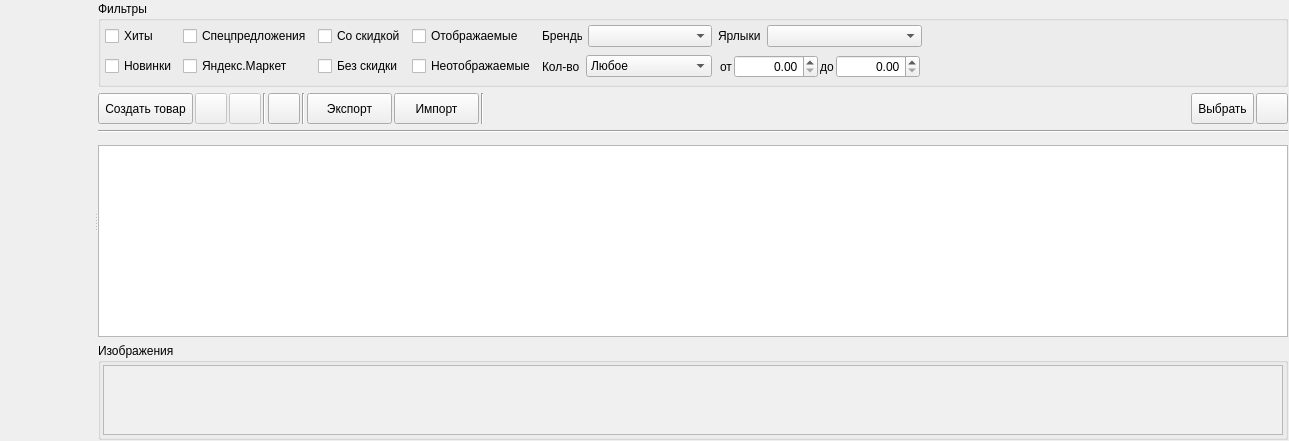
    <widget class="QStackedWidget" name="stackedWidgetMain">
     <property name="currentIndex">
      <number>0</number>
     </property>
     <widget class="QWidget" name="pageProducts">
      <layout class="QHBoxLayout" name="horizontalLayout_4">
       <property name="spacing">
        <number>1</number>
       </property>
       <property name="leftMargin">
        <number>1</number>
       </property>
       <property name="topMargin">
        <number>1</number>
       </property>
       <property name="rightMargin">
        <number>1</number>
       </property>
       <property name="bottomMargin">
        <number>1</number>
       </property>
       <item>
        <widget class="QSplitter" name="splitterMainProducts">
         <property name="frameShape">
          <enum>QFrame::NoFrame</enum>
         </property>
         <property name="lineWidth">
          <number>1</number>
         </property>
         <property name="midLineWidth">
          <number>5</number>
         </property>
         <property name="orientation">
          <enum>Qt::Horizontal</enum>
         </property>
         <widget class="FormProductsGroups" name="widgetGroups" native="true">
          <property name="sizePolicy">
           <sizepolicy hsizetype="Preferred" vsizetype="Preferred">
            <horstretch>0</horstretch>
            <verstretch>0</verstretch>
           </sizepolicy>
          </property>
          <property name="maximumSize">
           <size>
            <width>16777215</width>
            <height>16777215</height>
           </size>
          </property>
         </widget>
         <widget class="QWidget" name="widgetProducts" native="true">
          <layout class="QVBoxLayout" name="verticalLayout_2">
           <item>
            <widget class="QGroupBox" name="groupBoxFilters">
             <property name="minimumSize">
              <size>
               <width>0</width>
               <height>0</height>
              </size>
             </property>
             <property name="title">
              <string>Фильтры</string>
             </property>
             <property name="flat">
              <bool>true</bool>
             </property>
             <property name="checkable">
              <bool>false</bool>
             </property>
             <property name="checked">
              <bool>false</bool>
             </property>
             <layout class="QGridLayout" name="gridLayout">
              <property name="leftMargin">
               <number>4</number>
              </property>
              <property name="topMargin">
               <number>4</number>
              </property>
              <property name="rightMargin">
               <number>4</number>
              </property>
              <property name="bottomMargin">
               <number>4</number>
              </property>
              <property name="spacing">
               <number>6</number>
              </property>
              <item row="0" column="0">
               <widget class="QCheckBox" name="checkBoxIsHit">
                <property name="text">
                 <string>Хиты</string>
                </property>
                <property name="icon">
                 <iconset resource="../res.qrc">
                  <normaloff>:/32/icons/32x32/hit.png</normaloff>:/32/icons/32x32/hit.png</iconset>
                </property>
               </widget>
              </item>
              <item row="0" column="1">
               <widget class="QCheckBox" name="checkBoxIsSpec">
                <property name="text">
                 <string>Спецпредложения</string>
                </property>
               </widget>
              </item>
              <item row="0" column="2">
               <widget class="QCheckBox" name="checkBoxIsDiscount">
                <property name="text">
                 <string>Со скидкой</string>
                </property>
                <property name="icon">
                 <iconset resource="../res.qrc">
                  <normaloff>:/32/icons/32x32/discount.png</normaloff>:/32/icons/32x32/discount.png</iconset>
                </property>
               </widget>
              </item>
              <item row="0" column="3">
               <widget class="QCheckBox" name="checkBoxIsActive">
                <property name="text">
                 <string>Отображаемые</string>
                </property>
                <property name="icon">
                 <iconset resource="../res.qrc">
                  <normaloff>:/32/icons/32x32/view.png</normaloff>:/32/icons/32x32/view.png</iconset>
                </property>
               </widget>
              </item>
              <item row="0" column="4">
               <layout class="QHBoxLayout" name="horizontalLayout_5">
                <item>
                 <widget class="QLabel" name="label_3">
                  <property name="maximumSize">
                   <size>
                    <width>40</width>
                    <height>16777215</height>
                   </size>
                  </property>
                  <property name="text">
                   <string>Бренды</string>
                  </property>
                 </widget>
                </item>
                <item>
                 <widget class="QComboBox" name="comboBoxFilterBrands">
                  <property name="minimumSize">
                   <size>
                    <width>120</width>
                    <height>0</height>
                   </size>
                  </property>
                  <property name="currentText">
                   <string/>
                  </property>
                 </widget>
                </item>
               </layout>
              </item>
              <item row="0" column="5">
               <layout class="QHBoxLayout" name="horizontalLayout_3">
                <item>
                 <widget class="QLabel" name="label_4">
                  <property name="sizePolicy">
                   <sizepolicy hsizetype="Maximum" vsizetype="Preferred">
                    <horstretch>0</horstretch>
                    <verstretch>0</verstretch>
                   </sizepolicy>
                  </property>
                  <property name="text">
                   <string>Ярлыки</string>
                  </property>
                 </widget>
                </item>
                <item>
                 <widget class="QComboBox" name="comboBoxFilterLabels">
                  <property name="minimumSize">
                   <size>
                    <width>120</width>
                    <height>0</height>
                   </size>
                  </property>
                  <property name="currentText">
                   <string/>
                  </property>
                 </widget>
                </item>
               </layout>
              </item>
              <item row="0" column="6">
               <spacer name="horizontalSpacer_3">
                <property name="orientation">
                 <enum>Qt::Horizontal</enum>
                </property>
                <property name="sizeHint" stdset="0">
                 <size>
                  <width>247</width>
                  <height>20</height>
                 </size>
                </property>
               </spacer>
              </item>
              <item row="1" column="0">
               <widget class="QCheckBox" name="checkBoxIsNew">
                <property name="text">
                 <string>Новинки</string>
                </property>
                <property name="icon">
                 <iconset resource="../res.qrc">
                  <normaloff>:/32/icons/32x32/new.png</normaloff>:/32/icons/32x32/new.png</iconset>
                </property>
               </widget>
              </item>
              <item row="1" column="1">
               <widget class="QCheckBox" name="checkBoxIsYAMarket">
                <property name="text">
                 <string>Яндекс.Маркет</string>
                </property>
               </widget>
              </item>
              <item row="1" column="2">
               <widget class="QCheckBox" name="checkBoxIsNoDiscount">
                <property name="text">
                 <string>Без скидки</string>
                </property>
                <property name="icon">
                 <iconset resource="../res.qrc">
                  <normaloff>:/32/icons/32x32/no-discount.png</normaloff>:/32/icons/32x32/no-discount.png</iconset>
                </property>
               </widget>
              </item>
              <item row="1" column="3">
               <widget class="QCheckBox" name="checkBoxIsNotActive">
                <property name="text">
                 <string>Неотображаемые</string>
                </property>
                <property name="icon">
                 <iconset resource="../res.qrc">
                  <normaloff>:/32/icons/32x32/no-view.png</normaloff>:/32/icons/32x32/no-view.png</iconset>
                </property>
               </widget>
              </item>
              <item row="1" column="4">
               <layout class="QHBoxLayout" name="horizontalLayout_7">
                <item>
                 <widget class="QLabel" name="label_5">
                  <property name="sizePolicy">
                   <sizepolicy hsizetype="Preferred" vsizetype="Preferred">
                    <horstretch>0</horstretch>
                    <verstretch>0</verstretch>
                   </sizepolicy>
                  </property>
                  <property name="minimumSize">
                   <size>
                    <width>0</width>
                    <height>0</height>
                   </size>
                  </property>
                  <property name="maximumSize">
                   <size>
                    <width>40</width>
                    <height>16777215</height>
                   </size>
                  </property>
                  <property name="text">
                   <string>Кол-во</string>
                  </property>
                 </widget>
                </item>
                <item>
                 <widget class="QComboBox" name="comboBoxFilterCount">
                  <item>
                   <property name="text">
                    <string>Любое</string>
                   </property>
                  </item>
                  <item>
                   <property name="text">
                    <string>Неограниченное</string>
                   </property>
                  </item>
                  <item>
                   <property name="text">
                    <string>Ограниченное</string>
                   </property>
                  </item>
                 </widget>
                </item>
               </layout>
              </item>
              <item row="1" column="5">
               <widget class="QWidget" name="widgetFilterCount" native="true">
                <layout class="QHBoxLayout" name="horizontalLayout_6">
                 <property name="spacing">
                  <number>2</number>
                 </property>
                 <property name="leftMargin">
                  <number>2</number>
                 </property>
                 <property name="topMargin">
                  <number>2</number>
                 </property>
                 <property name="rightMargin">
                  <number>2</number>
                 </property>
                 <property name="bottomMargin">
                  <number>2</number>
                 </property>
                 <item>
                  <widget class="QLabel" name="label">
                   <property name="text">
                    <string>от</string>
                   </property>
                  </widget>
                 </item>
                 <item>
                  <widget class="QDoubleSpinBox" name="doubleSpinBoxFilterCountFrom">
                   <property name="alignment">
                    <set>Qt::AlignRight|Qt::AlignTrailing|Qt::AlignVCenter</set>
                   </property>
                   <property name="maximum">
                    <double>16777215.000000000000000</double>
                   </property>
                  </widget>
                 </item>
                 <item>
                  <widget class="QLabel" name="label_2">
                   <property name="text">
                    <string>до</string>
                   </property>
                  </widget>
                 </item>
                 <item>
                  <widget class="QDoubleSpinBox" name="doubleSpinBoxFilterCountTo">
                   <property name="alignment">
                    <set>Qt::AlignRight|Qt::AlignTrailing|Qt::AlignVCenter</set>
                   </property>
                   <property name="maximum">
                    <double>16777215.000000000000000</double>
                   </property>
                   <property name="value">
                    <double>0.000000000000000</double>
                   </property>
                  </widget>
                 </item>
                </layout>
               </widget>
              </item>
             </layout>
            </widget>
           </item>
           <item>
            <layout class="QHBoxLayout" name="horizontalLayout_2">
             <property name="spacing">
              <number>2</number>
             </property>
             <item>
              <widget class="QToolButton" name="toolButtonAddProduct">
               <property name="enabled">
                <bool>true</bool>
               </property>
               <property name="sizePolicy">
                <sizepolicy hsizetype="Preferred" vsizetype="Preferred">
                 <horstretch>0</horstretch>
                 <verstretch>0</verstretch>
                </sizepolicy>
               </property>
               <property name="minimumSize">
                <size>
                 <width>0</width>
                 <height>0</height>
                </size>
               </property>
               <property name="text">
                <string>Создать товар</string>
               </property>
               <property name="icon">
                <iconset resource="../res.qrc">
                 <normaloff>:/16/icons/16x16/add.png</normaloff>:/16/icons/16x16/add.png</iconset>
               </property>
               <property name="iconSize">
                <size>
                 <width>24</width>
                 <height>24</height>
                </size>
               </property>
               <property name="toolButtonStyle">
                <enum>Qt::ToolButtonTextBesideIcon</enum>
               </property>
              </widget>
             </item>
             <item>
              <widget class="QToolButton" name="toolButtonEditProduct">
               <property name="enabled">
                <bool>false</bool>
               </property>
               <property name="sizePolicy">
                <sizepolicy hsizetype="Preferred" vsizetype="Preferred">
                 <horstretch>0</horstretch>
                 <verstretch>0</verstretch>
                </sizepolicy>
               </property>
               <property name="minimumSize">
                <size>
                 <width>0</width>
                 <height>0</height>
                </size>
               </property>
               <property name="toolTip">
                <string>Изменить</string>
               </property>
               <property name="text">
                <string/>
               </property>
               <property name="icon">
                <iconset resource="../res.qrc">
                 <normaloff>:/32/icons/32x32/edit.png</normaloff>:/32/icons/32x32/edit.png</iconset>
               </property>
               <property name="iconSize">
                <size>
                 <width>24</width>
                 <height>24</height>
                </size>
               </property>
              </widget>
             </item>
             <item>
              <widget class="QToolButton" name="toolButtonDeleteProduct">
               <property name="enabled">
                <bool>false</bool>
               </property>
               <property name="sizePolicy">
                <sizepolicy hsizetype="Preferred" vsizetype="Preferred">
                 <horstretch>0</horstretch>
                 <verstretch>0</verstretch>
                </sizepolicy>
               </property>
               <property name="minimumSize">
                <size>
                 <width>0</width>
                 <height>0</height>
                </size>
               </property>
               <property name="toolTip">
                <string>Удалить</string>
               </property>
               <property name="text">
                <string/>
               </property>
               <property name="icon">
                <iconset resource="../res.qrc">
                 <normaloff>:/32/icons/32x32/delete.png</normaloff>:/32/icons/32x32/delete.png</iconset>
               </property>
               <property name="iconSize">
                <size>
                 <width>24</width>
                 <height>24</height>
                </size>
               </property>
              </widget>
             </item>
             <item>
              <widget class="Line" name="line">
               <property name="orientation">
                <enum>Qt::Vertical</enum>
               </property>
              </widget>
             </item>
             <item>
              <widget class="QToolButton" name="toolButtonRefresh">
               <property name="sizePolicy">
                <sizepolicy hsizetype="Preferred" vsizetype="Preferred">
                 <horstretch>0</horstretch>
                 <verstretch>0</verstretch>
                </sizepolicy>
               </property>
               <property name="minimumSize">
                <size>
                 <width>0</width>
                 <height>0</height>
                </size>
               </property>
               <property name="toolTip">
                <string>Обновить список товаров</string>
               </property>
               <property name="text">
                <string/>
               </property>
               <property name="icon">
                <iconset resource="../res.qrc">
                 <normaloff>:/32/icons/32x32/refresh.png</normaloff>:/32/icons/32x32/refresh.png</iconset>
               </property>
               <property name="iconSize">
                <size>
                 <width>24</width>
                 <height>24</height>
                </size>
               </property>
              </widget>
             </item>
             <item>
              <widget class="Line" name="line_3">
               <property name="orientation">
                <enum>Qt::Vertical</enum>
               </property>
              </widget>
             </item>
             <item>
              <widget class="QToolButton" name="toolButtonExport">
               <property name="sizePolicy">
                <sizepolicy hsizetype="Preferred" vsizetype="Preferred">
                 <horstretch>0</horstretch>
                 <verstretch>0</verstretch>
                </sizepolicy>
               </property>
               <property name="minimumSize">
                <size>
                 <width>85</width>
                 <height>0</height>
                </size>
               </property>
               <property name="toolTip">
                <string>Экспорт товаров</string>
               </property>
               <property name="text">
                <string>Экспорт</string>
               </property>
               <property name="icon">
                <iconset resource="../res.qrc">
                 <normaloff>:/32/icons/32x32/1428522468_export.png</normaloff>:/32/icons/32x32/1428522468_export.png</iconset>
               </property>
               <property name="iconSize">
                <size>
                 <width>24</width>
                 <height>24</height>
                </size>
               </property>
               <property name="toolButtonStyle">
                <enum>Qt::ToolButtonTextBesideIcon</enum>
               </property>
              </widget>
             </item>
             <item>
              <widget class="QToolButton" name="toolButtonImport">
               <property name="sizePolicy">
                <sizepolicy hsizetype="Preferred" vsizetype="Preferred">
                 <horstretch>0</horstretch>
                 <verstretch>0</verstretch>
                </sizepolicy>
               </property>
               <property name="minimumSize">
                <size>
                 <width>85</width>
                 <height>0</height>
                </size>
               </property>
               <property name="toolTip">
                <string>Импорт товаров</string>
               </property>
               <property name="text">
                <string>Импорт</string>
               </property>
               <property name="icon">
                <iconset resource="../res.qrc">
                 <normaloff>:/32/icons/32x32/table_import.png</normaloff>:/32/icons/32x32/table_import.png</iconset>
               </property>
               <property name="iconSize">
                <size>
                 <width>24</width>
                 <height>24</height>
                </size>
               </property>
               <property name="toolButtonStyle">
                <enum>Qt::ToolButtonTextBesideIcon</enum>
               </property>
              </widget>
             </item>
             <item>
              <widget class="Line" name="line_4">
               <property name="orientation">
                <enum>Qt::Vertical</enum>
               </property>
              </widget>
             </item>
             <item>
              <spacer name="horizontalSpacer_2">
               <property name="orientation">
                <enum>Qt::Horizontal</enum>
               </property>
               <property name="sizeHint" stdset="0">
                <size>
                 <width>802</width>
                 <height>20</height>
                </size>
               </property>
              </spacer>
             </item>
             <item>
              <widget class="QToolButton" name="toolButtonSelect">
               <property name="sizePolicy">
                <sizepolicy hsizetype="Preferred" vsizetype="Preferred">
                 <horstretch>0</horstretch>
                 <verstretch>0</verstretch>
                </sizepolicy>
               </property>
               <property name="minimumSize">
                <size>
                 <width>0</width>
                 <height>0</height>
                </size>
               </property>
               <property name="toolTip">
                <string>Выбрать список товаров</string>
               </property>
               <property name="text">
                <string>Выбрать</string>
               </property>
               <property name="icon">
                <iconset resource="../res.qrc">
                 <normaloff>:/64/icons/64x64/select.png</normaloff>:/64/icons/64x64/select.png</iconset>
               </property>
               <property name="iconSize">
                <size>
                 <width>24</width>
                 <height>24</height>
                </size>
               </property>
               <property name="toolButtonStyle">
                <enum>Qt::ToolButtonTextBesideIcon</enum>
               </property>
              </widget>
             </item>
             <item>
              <widget class="QToolButton" name="toolButtonSetColumns">
               <property name="sizePolicy">
                <sizepolicy hsizetype="Preferred" vsizetype="Preferred">
                 <horstretch>0</horstretch>
                 <verstretch>0</verstretch>
                </sizepolicy>
               </property>
               <property name="minimumSize">
                <size>
                 <width>0</width>
                 <height>0</height>
                </size>
               </property>
               <property name="toolTip">
                <string>Настроить внешний вид таблицы</string>
               </property>
               <property name="text">
                <string/>
               </property>
               <property name="icon">
                <iconset resource="../res.qrc">
                 <normaloff>:/32/icons/32x32/setcolumns.png</normaloff>:/32/icons/32x32/setcolumns.png</iconset>
               </property>
               <property name="iconSize">
                <size>
                 <width>24</width>
                 <height>24</height>
                </size>
               </property>
               <property name="toolButtonStyle">
                <enum>Qt::ToolButtonIconOnly</enum>
               </property>
              </widget>
             </item>
            </layout>
           </item>
           <item>
            <widget class="Line" name="line_2">
             <property name="orientation">
              <enum>Qt::Horizontal</enum>
             </property>
            </widget>
           </item>
           <item>
            <widget class="FrameSearchTable" name="widgetSearchProducts" native="true">
             <property name="minimumSize">
              <size>
               <width>0</width>
               <height>0</height>
              </size>
             </property>
            </widget>
           </item>
           <item>
            <widget class="QTreeView" name="treeViewProducts">
             <property name="styleSheet">
              <string notr="true"/>
             </property>
             <property name="selectionMode">
              <enum>QAbstractItemView::ExtendedSelection</enum>
             </property>
             <property name="rootIsDecorated">
              <bool>false</bool>
             </property>
             <property name="itemsExpandable">
              <bool>false</bool>
             </property>
             <property name="sortingEnabled">
              <bool>true</bool>
             </property>
             <attribute name="headerHighlightSections">
              <bool>false</bool>
             </attribute>
             <attribute name="headerShowSortIndicator" stdset="0">
              <bool>true</bool>
             </attribute>
            </widget>
           </item>
           <item>
            <widget class="QGroupBox" name="groupBox">
             <property name="title">
              <string>Изображения</string>
             </property>
             <property name="flat">
              <bool>true</bool>
             </property>
             <property name="checkable">
              <bool>false</bool>
             </property>
             <layout class="QVBoxLayout" name="verticalLayout_5">
              <property name="spacing">
               <number>2</number>
              </property>
              <property name="leftMargin">
               <number>2</number>
              </property>
              <property name="topMargin">
               <number>2</number>
              </property>
              <property name="rightMargin">
               <number>2</number>
              </property>
              <property name="bottomMargin">
               <number>2</number>
              </property>
              <item>
               <widget class="QTableView" name="tableViewImages">
                <property name="sizePolicy">
                 <sizepolicy hsizetype="Expanding" vsizetype="Fixed">
                  <horstretch>0</horstretch>
                  <verstretch>0</verstretch>
                 </sizepolicy>
                </property>
                <property name="maximumSize">
                 <size>
                  <width>16777215</width>
                  <height>70</height>
                 </size>
                </property>
                <property name="palette">
                 <palette>
                  <active>
                   <colorrole role="Base">
                    <brush brushstyle="SolidPattern">
                     <color alpha="255">
                      <red>240</red>
                      <green>240</green>
                      <blue>240</blue>
                     </color>
                    </brush>
                   </colorrole>
                  </active>
                  <inactive>
                   <colorrole role="Base">
                    <brush brushstyle="SolidPattern">
                     <color alpha="255">
                      <red>240</red>
                      <green>240</green>
                      <blue>240</blue>
                     </color>
                    </brush>
                   </colorrole>
                  </inactive>
                  <disabled>
                   <colorrole role="Base">
                    <brush brushstyle="SolidPattern">
                     <color alpha="255">
                      <red>240</red>
                      <green>240</green>
                      <blue>240</blue>
                     </color>
                    </brush>
                   </colorrole>
                  </disabled>
                 </palette>
                </property>
               </widget>
              </item>
             </layout>
            </widget>
           </item>
          </layout>
         </widget>
        </widget>
       </item>
      </layout>
     </widget>
    </widget>
